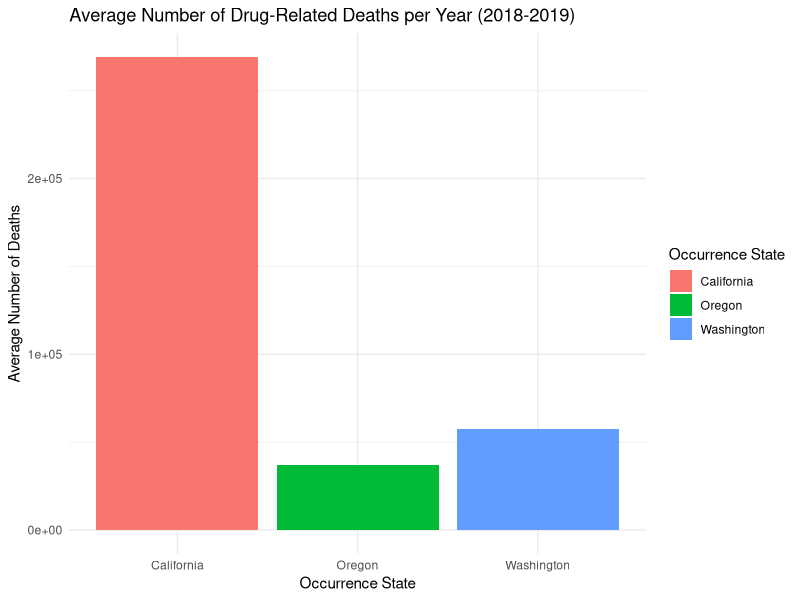
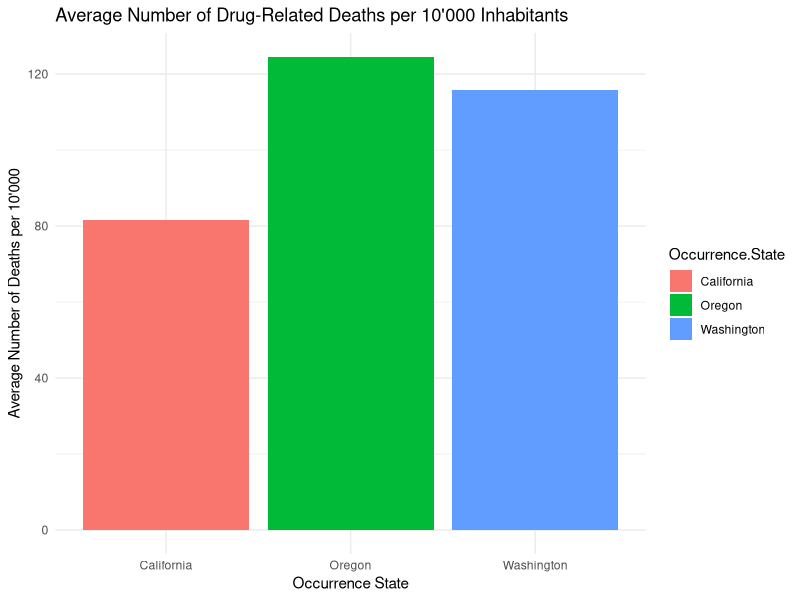

The R script that drew these images, in order:
## ---- chunk 1
knitr::opts_chunk$set(echo = TRUE)
## ---- chunk 2
library(readxl)
library(dplyr)
library(zoo)
library(lubridate)
library(ggplot2)


#setting directory
#setwd(dirname(rstudioapi::getSourceEditorContext()$path))
getwd()
## ---- chunk 3
# load the relevant part of the Data set, exclude notes starting from row 4374
Data <- read_excel("data/Drug_related_Deaths_2018-2024.xlsx", n_max = 4374)


# Overview for the Data
head(Data, 10)
str(Data)

## ---- chunk 4

# look into Notes
unique(Data$Notes)

# only NA's so we delete this column
Data <- Data %>% select(-Notes)

# look into Dates
unique(Data$Month)

# Delete Row Sep., 2024 since the data is not complete
Data <- Data[Data$Month != "Sep., 2024 (provisional and partial)", ]

# Create column Provisional (TRUE/FALSE) based on the col Month '(provisional)'
Data$Provisional <- grepl("\\(provisional\\)", Data$Month)

# Delete " (provisional)" from the Date
####Data$Month <- gsub(" \\(provisional\\)", "", Data$Month)

# Convert into Date Variable
####Data$Month <- as.yearmon(Data$Month, format = "%b., %Y")
Data <- Data %>%
  #mutate(`Month` = as.yearmon(`Month Code`, format = "%Y/%m"))
    mutate(`Month` = ym(`Month Code`))


#### look into Deaths
#### Data$Deaths

# count of "Suppressed"
sum(Data$Deaths == "Suppressed")

# Some of the numbers are "Suppressed" this means that there are between 1 and 9 cases
# To use Deaths as a number we can leave them as NA's or substitute by a random number between 1 and 9

# Set seed for reproducibility if needed
set.seed(23)  

# Replace "Suppressed" in the Death column with a random number between 1 and 9
Data$Deaths <- ifelse(Data$Deaths == "Suppressed", sample(1:9, sum(Data$Deaths == "Suppressed"), replace = TRUE), Data$Deaths)
Data$Deaths <- as.numeric(Data$Deaths)

summary(Data)
sum(Data$Deaths == "Suppressed")
# Delete all columns that end on Code, they are duplicates of the other columns
Data <- Data[, !grepl("Code$", names(Data))]

glimpse(Data)
## ---- chunk 5
# Filter the data for the years 2018 to 2019 
Data_2018_2019 <- Data %>%
  filter(`Month` >= ym("2018-01") & `Month` <= ym("2019-12"))

str(Data_2018_2019)

# Group the data by occurrence state and year
Data_2018_2019 <- Data_2018_2019 %>%
  group_by(`Occurrence State`, year = year(`Month`)) %>%
  summarise(Deaths = sum(Deaths))

# Calculate the average number of deaths per year for each occurrence state
Baseline <- Data_2018_2019 %>%
  group_by(`Occurrence State`) %>%
  summarise(Avg_Deaths = mean(Deaths))

# Plot the average number of deaths per year for each occurrence state

ggplot(Baseline, aes(x = `Occurrence State`, y = Avg_Deaths, fill = `Occurrence State`)) +
  geom_bar(stat = "identity") +
  labs(title = "Average Number of Drug-Related Deaths per Year (2018-2019)",
       x = "Occurrence State",
       y = "Average Number of Deaths") +
  theme_minimal()


#Calculate deaths per 10000 inhabitants
Baseline_10 <- data.frame(
  `Occurrence State` = c("California", "Oregon", "Washington"),
  Avg_Deaths = c(269264.0, 36903.0, 57593.5)
)

# Population data (replace these values with actual population sizes)
population_data <- data.frame(
  `Occurrence State` = c("California", "Oregon", "Washington"),
  Population = c(32965607, 2963745, 4970509)  # populations from Census Bureau 2019
)

# Merge the Baseline data with population data
Baseline_10 <- merge(Baseline_10, population_data, by = "Occurrence.State")

# Calculate deaths per 10,000 inhabitants
Baseline_10$Deaths_per_10000 <- (Baseline_10$Avg_Deaths / Baseline_10$Population) * 10000

# View the result
print(Baseline_10)

ggplot(Baseline_10, aes(x = `Occurrence.State`, y = Deaths_per_10000, fill = `Occurrence.State`)) +
  geom_bar(stat = "identity") +
  labs(title = "Average Number of Drug-Related Deaths per 10'000 Inhabitants",
       x = "Occurrence State",
       y = "Average Number of Deaths per 10'000") +
  theme_minimal()


## ---- chunk 6



